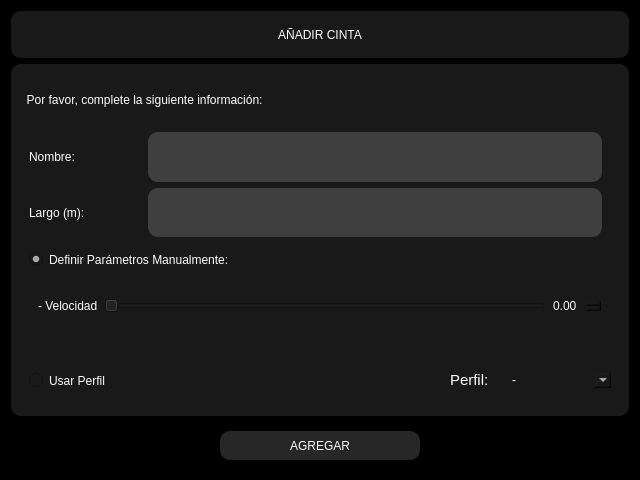
<?xml version="1.0" encoding="UTF-8"?>
<ui version="4.0">
 <class>addbelt</class>
 <widget class="QDialog" name="addbelt">
  <property name="geometry">
   <rect>
    <x>0</x>
    <y>0</y>
    <width>640</width>
    <height>480</height>
   </rect>
  </property>
  <property name="windowTitle">
   <string>Dialog</string>
  </property>
  <property name="styleSheet">
   <string notr="true">border-radius: 10px;
font: 9pt &quot;Kollektif&quot;;
background-color: rgb(0, 0, 0);
color: rgb(255, 255, 255);</string>
  </property>
  <layout class="QHBoxLayout" name="horizontalLayout_3">
   <item>
    <widget class="QGroupBox" name="groupBox">
     <property name="minimumSize">
      <size>
       <width>100</width>
       <height>0</height>
      </size>
     </property>
     <property name="title">
      <string/>
     </property>
     <layout class="QVBoxLayout" name="verticalLayout_6" stretch="2,15,2">
      <property name="leftMargin">
       <number>0</number>
      </property>
      <property name="topMargin">
       <number>0</number>
      </property>
      <property name="rightMargin">
       <number>0</number>
      </property>
      <property name="bottomMargin">
       <number>0</number>
      </property>
      <item>
       <widget class="QFrame" name="frame_2">
        <property name="frameShape">
         <enum>QFrame::StyledPanel</enum>
        </property>
        <property name="frameShadow">
         <enum>QFrame::Raised</enum>
        </property>
        <layout class="QVBoxLayout" name="verticalLayout_3">
         <property name="leftMargin">
          <number>0</number>
         </property>
         <property name="topMargin">
          <number>0</number>
         </property>
         <property name="rightMargin">
          <number>0</number>
         </property>
         <property name="bottomMargin">
          <number>0</number>
         </property>
         <item>
          <widget class="QLabel" name="label_5">
           <property name="sizePolicy">
            <sizepolicy hsizetype="Minimum" vsizetype="Minimum">
             <horstretch>0</horstretch>
             <verstretch>0</verstretch>
            </sizepolicy>
           </property>
           <property name="styleSheet">
            <string notr="true">background-color: rgb(25, 25, 25);</string>
           </property>
           <property name="text">
            <string>AÑADIR CINTA</string>
           </property>
           <property name="alignment">
            <set>Qt::AlignCenter</set>
           </property>
          </widget>
         </item>
        </layout>
       </widget>
      </item>
      <item>
       <widget class="QFrame" name="frame_12">
        <property name="styleSheet">
         <string notr="true">background-color: rgb(25, 25, 25);</string>
        </property>
        <property name="frameShape">
         <enum>QFrame::StyledPanel</enum>
        </property>
        <property name="frameShadow">
         <enum>QFrame::Raised</enum>
        </property>
        <layout class="QVBoxLayout" name="verticalLayout_4" stretch="1,2,2,1">
         <property name="topMargin">
          <number>9</number>
         </property>
         <item>
          <widget class="QLabel" name="label">
           <property name="text">
            <string>  Por favor, complete la siguiente información:</string>
           </property>
          </widget>
         </item>
         <item>
          <widget class="QFrame" name="frame_9">
           <property name="styleSheet">
            <string notr="true">background-color: rgb(25, 25, 25);</string>
           </property>
           <property name="frameShape">
            <enum>QFrame::StyledPanel</enum>
           </property>
           <property name="frameShadow">
            <enum>QFrame::Raised</enum>
           </property>
           <layout class="QVBoxLayout" name="verticalLayout" stretch="1,1">
            <property name="leftMargin">
             <number>0</number>
            </property>
            <property name="topMargin">
             <number>0</number>
            </property>
            <property name="bottomMargin">
             <number>0</number>
            </property>
            <item>
             <widget class="QFrame" name="frame_11">
              <property name="frameShape">
               <enum>QFrame::StyledPanel</enum>
              </property>
              <property name="frameShadow">
               <enum>QFrame::Raised</enum>
              </property>
              <layout class="QHBoxLayout" name="horizontalLayout" stretch="1,4">
               <property name="leftMargin">
                <number>9</number>
               </property>
               <property name="topMargin">
                <number>0</number>
               </property>
               <property name="bottomMargin">
                <number>0</number>
               </property>
               <item>
                <widget class="QLabel" name="label_10">
                 <property name="text">
                  <string>Nombre:</string>
                 </property>
                </widget>
               </item>
               <item>
                <widget class="QLineEdit" name="nombre_cinta">
                 <property name="sizePolicy">
                  <sizepolicy hsizetype="Minimum" vsizetype="Minimum">
                   <horstretch>0</horstretch>
                   <verstretch>0</verstretch>
                  </sizepolicy>
                 </property>
                 <property name="styleSheet">
                  <string notr="true">background-color: rgb(63, 63, 63);</string>
                 </property>
                </widget>
               </item>
              </layout>
             </widget>
            </item>
            <item>
             <widget class="QFrame" name="frame_10">
              <property name="frameShape">
               <enum>QFrame::StyledPanel</enum>
              </property>
              <property name="frameShadow">
               <enum>QFrame::Raised</enum>
              </property>
              <layout class="QHBoxLayout" name="horizontalLayout_2" stretch="1,4">
               <property name="topMargin">
                <number>0</number>
               </property>
               <property name="bottomMargin">
                <number>0</number>
               </property>
               <item>
                <widget class="QLabel" name="label_9">
                 <property name="text">
                  <string>Largo (m):</string>
                 </property>
                </widget>
               </item>
               <item>
                <widget class="QLineEdit" name="largo">
                 <property name="sizePolicy">
                  <sizepolicy hsizetype="Minimum" vsizetype="Minimum">
                   <horstretch>0</horstretch>
                   <verstretch>0</verstretch>
                  </sizepolicy>
                 </property>
                 <property name="styleSheet">
                  <string notr="true">background-color: rgb(63, 63, 63);</string>
                 </property>
                </widget>
               </item>
              </layout>
             </widget>
            </item>
           </layout>
          </widget>
         </item>
         <item>
          <widget class="QFrame" name="frame_7">
           <property name="styleSheet">
            <string notr="true">background-color: rgb(25, 25, 25);</string>
           </property>
           <property name="frameShape">
            <enum>QFrame::StyledPanel</enum>
           </property>
           <property name="frameShadow">
            <enum>QFrame::Raised</enum>
           </property>
           <layout class="QVBoxLayout" name="verticalLayout_5" stretch="1,2">
            <item>
             <widget class="QRadioButton" name="radioButton_5">
              <property name="styleSheet">
               <string notr="true"/>
              </property>
              <property name="text">
               <string>Definir Parámetros Manualmente:</string>
              </property>
              <property name="checked">
               <bool>true</bool>
              </property>
             </widget>
            </item>
            <item>
             <widget class="QFrame" name="frame_6">
              <property name="frameShape">
               <enum>QFrame::StyledPanel</enum>
              </property>
              <property name="frameShadow">
               <enum>QFrame::Raised</enum>
              </property>
              <layout class="QVBoxLayout" name="verticalLayout_2" stretch="2">
               <property name="leftMargin">
                <number>0</number>
               </property>
               <property name="topMargin">
                <number>0</number>
               </property>
               <property name="rightMargin">
                <number>0</number>
               </property>
               <property name="bottomMargin">
                <number>0</number>
               </property>
               <item>
                <widget class="QFrame" name="frame_5">
                 <property name="frameShape">
                  <enum>QFrame::StyledPanel</enum>
                 </property>
                 <property name="frameShadow">
                  <enum>QFrame::Raised</enum>
                 </property>
                 <layout class="QHBoxLayout" name="horizontalLayout_6">
                  <item>
                   <widget class="QLabel" name="label_4">
                    <property name="text">
                     <string>- Velocidad</string>
                    </property>
                   </widget>
                  </item>
                  <item>
                   <widget class="QSlider" name="hs_vel">
                    <property name="orientation">
                     <enum>Qt::Horizontal</enum>
                    </property>
                   </widget>
                  </item>
                  <item>
                   <widget class="QDoubleSpinBox" name="doubleSpinBox"/>
                  </item>
                 </layout>
                </widget>
               </item>
              </layout>
             </widget>
            </item>
           </layout>
          </widget>
         </item>
         <item>
          <widget class="QFrame" name="frame_8">
           <property name="styleSheet">
            <string notr="true">background-color: rgb(25, 25, 25);</string>
           </property>
           <property name="frameShape">
            <enum>QFrame::StyledPanel</enum>
           </property>
           <property name="frameShadow">
            <enum>QFrame::Raised</enum>
           </property>
           <layout class="QHBoxLayout" name="horizontalLayout_5" stretch="3,5,1,2">
            <item>
             <widget class="QRadioButton" name="radioButton_6">
              <property name="text">
               <string>Usar Perfil</string>
              </property>
              <property name="autoExclusive">
               <bool>false</bool>
              </property>
             </widget>
            </item>
            <item>
             <spacer name="horizontalSpacer_2">
              <property name="orientation">
               <enum>Qt::Horizontal</enum>
              </property>
              <property name="sizeHint" stdset="0">
               <size>
                <width>255</width>
                <height>17</height>
               </size>
              </property>
             </spacer>
            </item>
            <item>
             <widget class="QLabel" name="label_7">
              <property name="text">
               <string>&lt;html&gt;&lt;head/&gt;&lt;body&gt;&lt;p&gt;&lt;span style=&quot; font-size:11pt;&quot;&gt;Perfil:&lt;/span&gt;&lt;/p&gt;&lt;/body&gt;&lt;/html&gt;</string>
              </property>
             </widget>
            </item>
            <item>
             <widget class="QComboBox" name="comboBox_3">
              <property name="currentText">
               <string>-</string>
              </property>
              <item>
               <property name="text">
                <string>-</string>
               </property>
              </item>
             </widget>
            </item>
           </layout>
          </widget>
         </item>
        </layout>
       </widget>
      </item>
      <item>
       <widget class="QFrame" name="frame">
        <property name="frameShape">
         <enum>QFrame::StyledPanel</enum>
        </property>
        <property name="frameShadow">
         <enum>QFrame::Raised</enum>
        </property>
        <layout class="QHBoxLayout" name="horizontalLayout_10" stretch="1,1,1">
         <property name="spacing">
          <number>1</number>
         </property>
         <item>
          <spacer name="horizontalSpacer">
           <property name="orientation">
            <enum>Qt::Horizontal</enum>
           </property>
           <property name="sizeHint" stdset="0">
            <size>
             <width>240</width>
             <height>20</height>
            </size>
           </property>
          </spacer>
         </item>
         <item>
          <widget class="QPushButton" name="btn_agregar_cinta">
           <property name="sizePolicy">
            <sizepolicy hsizetype="Minimum" vsizetype="Minimum">
             <horstretch>0</horstretch>
             <verstretch>0</verstretch>
            </sizepolicy>
           </property>
           <property name="styleSheet">
            <string notr="true">QPushButton {
	background-color: rgb(39, 39, 39);
}

QPushButton:hover {
	background-color: rgb(63, 63, 63);
}</string>
           </property>
           <property name="text">
            <string>AGREGAR</string>
           </property>
          </widget>
         </item>
         <item>
          <spacer name="horizontalSpacer_3">
           <property name="orientation">
            <enum>Qt::Horizontal</enum>
           </property>
           <property name="sizeHint" stdset="0">
            <size>
             <width>198</width>
             <height>20</height>
            </size>
           </property>
          </spacer>
         </item>
        </layout>
       </widget>
      </item>
     </layout>
    </widget>
   </item>
  </layout>
 </widget>
 <resources/>
 <connections/>
</ui>
